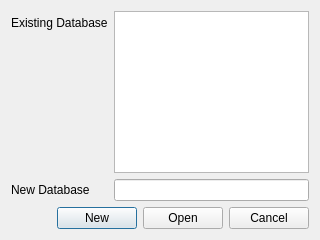
<?xml version="1.0" encoding="UTF-8"?>
<ui version="4.0">
 <class>DatabaseView</class>
 <widget class="QDialog" name="DatabaseView">
  <property name="geometry">
   <rect>
    <x>0</x>
    <y>0</y>
    <width>320</width>
    <height>240</height>
   </rect>
  </property>
  <property name="windowTitle">
   <string>Database View</string>
  </property>
  <layout class="QVBoxLayout" name="verticalLayout">
   <item>
    <layout class="QFormLayout" name="formLayout">
     <item row="0" column="0">
      <widget class="QLabel" name="label_2">
       <property name="text">
        <string>Existing Database</string>
       </property>
      </widget>
     </item>
     <item row="0" column="1">
      <widget class="QListWidget" name="databaseListWidget"/>
     </item>
     <item row="1" column="0">
      <widget class="QLabel" name="databaseLabel">
       <property name="text">
        <string>New Database</string>
       </property>
      </widget>
     </item>
     <item row="1" column="1">
      <widget class="QLineEdit" name="databaseLineEdit"/>
     </item>
    </layout>
   </item>
   <item>
    <layout class="QHBoxLayout" name="horizontalLayout">
     <item>
      <spacer name="horizontalSpacer">
       <property name="orientation">
        <enum>Qt::Horizontal</enum>
       </property>
       <property name="sizeHint" stdset="0">
        <size>
         <width>40</width>
         <height>20</height>
        </size>
       </property>
      </spacer>
     </item>
     <item>
      <widget class="QPushButton" name="newPushButton">
       <property name="text">
        <string>New</string>
       </property>
      </widget>
     </item>
     <item>
      <widget class="QPushButton" name="openPushButton">
       <property name="text">
        <string>Open</string>
       </property>
      </widget>
     </item>
     <item>
      <widget class="QPushButton" name="cancelPushButton">
       <property name="text">
        <string>Cancel</string>
       </property>
      </widget>
     </item>
    </layout>
   </item>
  </layout>
 </widget>
 <resources/>
 <connections/>
</ui>
